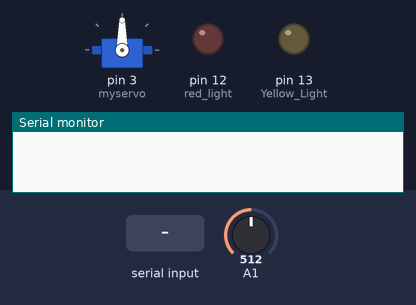
Bench run of a sketch on a simulated Arduino Uno, built with avr-gcc and run on an emulated ATmega328P. Shown: servo, output pins drawn as LEDs (lit = HIGH), the last lines printed to the serial monitor. The test bench sets the inputs (shaded band); at power-on: A1 = 512.

Above: at 1.8 s.
1.9 s: "o" received over the second serial link
At 2.9 s:
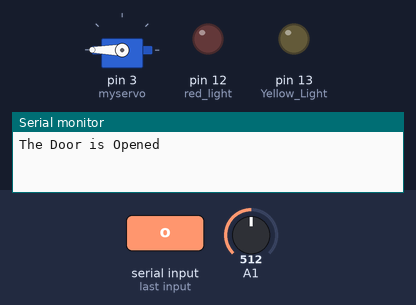
3.5 s: A1 set to 418
5.2 s: A1 set to 398
At 7.2 s:
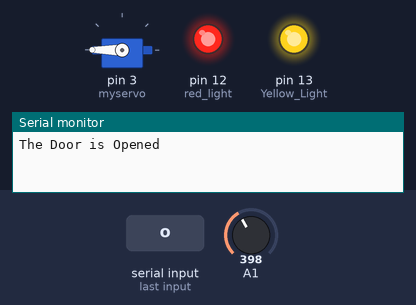
7.5 s: "c" received over the second serial link
At 8.3 s:
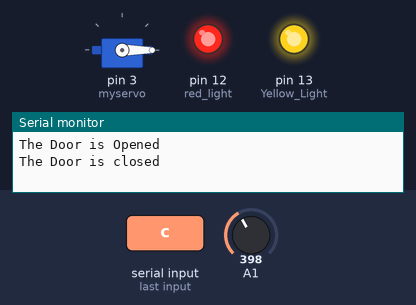
9.5 s: "W" received over the second serial link
At 10.13 s:
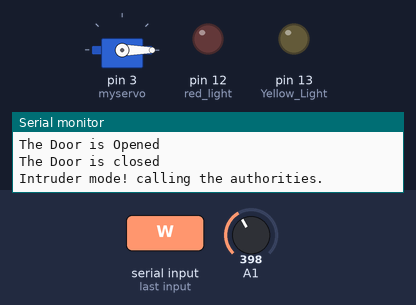
Timing chart, 0 to 12.5 s (numbered marks = the images above; inputs shaded):
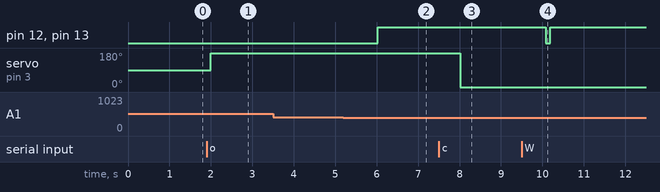

Measured:
- the behaviour switches between 406 and 405 on A1 (found by bisection; images 1 and 2)
- after the input at 1.9 s, servo on pin 3 (myservo): 90° → 180° after 0.10 s
- after the input at 3.5 s, every drawn part: stays the same
- after the input at 5.2 s, pin 12 (red_light), pin 13 (Yellow_Light): LOW → HIGH after 0.82 s
- after the input at 7.5 s, servo on pin 3 (myservo): 180° → 0° after 0.52 s
- after the input at 9.5 s, pin 12 (red_light), pin 13 (Yellow_Light): HIGH → LOW after 0.59 s, → HIGH 0.10 s later

The sketch:

S2_ESL_project.ino
```cpp
#include <SoftwareSerial.h>
#include <Servo.h>

Servo myservo;
SoftwareSerial BTSerial(10,9);

int LDR=0;
char bluetooth;

void setup()
{
  myservo.attach(3);
  BTSerial.begin(9600);
  Serial.begin(9600);
  pinMode(A2, INPUT);
  pinMode(13,OUTPUT);//Yellow Light
  pinMode(12,OUTPUT);//red light
}

void loop()
{
  LDR=map(analogRead(A1),0,1023,0,255);
  if (BTSerial.isListening()>0)//where value == the value we get in adjusting LDR
  {
// -------------------- door rotation -----------------------
    if( LDR <= 100){
      bluetooth = BTSerial.read();
      digitalWrite(12, HIGH);
      digitalWrite(13, HIGH);
      if(BTSerial.available()>=0 ){
        if (bluetooth=='o')
      {
        for(int i = 0; i < 180; i++){
          myservo.write(180);
        }
        Serial.println("The Door is Opened");
        BTSerial.println("The Door is Opened");
      }
      else if(bluetooth=='c')
      {
        myservo.write(0);
        Serial.println("The Door is closed");
        BTSerial.println("The Door is closed");
      }
      if (bluetooth=='W'){
      myservo.write(0);
      Serial.println("Intruder mode! calling the authorities.");
      BTSerial.write("Intruder mode! calling the authorities.");
      digitalWrite(12, LOW);
      digitalWrite(13, LOW);
      delay(100);
      digitalWrite(12, HIGH);
      digitalWrite(13, HIGH);
      delay(100);
    }
      }
      delay(1000);
    }
    else if(LDR >= 100){
      bluetooth = BTSerial.read();
      if(BTSerial.available()>= 0)
      {
        if(bluetooth=='W'){
      myservo.write(0);
      Serial.println("Intruder mode! calling the authorities.");
      BTSerial.write("Intruder mode! calling the authorities.");
      digitalWrite(12, LOW);
      digitalWrite(13, LOW);
      delay(100);
      digitalWrite(12, HIGH);
      digitalWrite(13, HIGH);
      delay(100);
    }
      if (bluetooth=='o')
      {
        myservo.write(180);
        Serial.println("The Door is Opened");
        BTSerial.println("The Door is Opened");
      }
      else if(bluetooth=='c')
      {
        myservo.write(0);
        Serial.println("The Door is closed");
        BTSerial.println("The Door is closed");
      }
      if(bluetooth == 'F'){
        digitalWrite(12, LOW);
        Serial.println("Lights are OFF");
        BTSerial.write("Lights are OFF");
      }
      else if(bluetooth == 'O'){
        digitalWrite(12, HIGH);
        Serial.println("Lights are ON");
        BTSerial.write("Lights are ON");
      }
      if(bluetooth == 'Y'){
        digitalWrite(13, HIGH);
        Serial.println("Lights are ON");
        BTSerial.write("Lights are ON");
      }
      else if(bluetooth == 'y'){
        digitalWrite(13, LOW);
        Serial.println("Lights are OFF");
        BTSerial.write("Lights are OFF");
      }
      }
      delay(1000);
    }
  }
}
```
